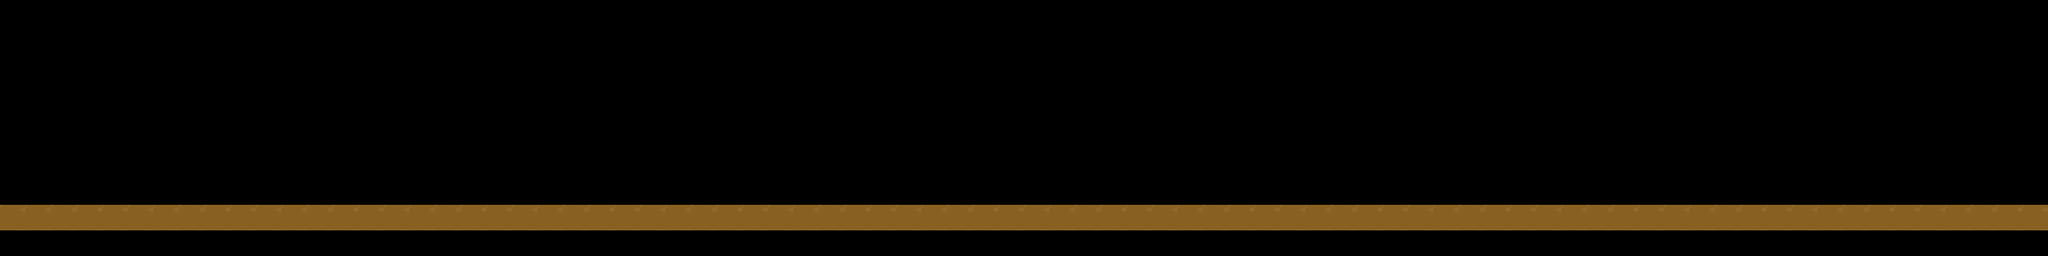

This is a level from a 2D game, rendered from its Tiled map with the project's own tilesets. A one-line summary and the complete map file follow:
An orthogonal 80x10 tile map with 32x32 px tiles, 1 tile layer (Tile Layer 1).

<map version="1.8" tiledversion="1.8.4" orientation="orthogonal" renderorder="right-down" width="80" height="10" tilewidth="32" tileheight="32" infinite="0" nextlayerid="2" nextobjectid="1">
 <tileset firstgid="1" source="grass.tsx" />
 <layer id="1" name="Tile Layer 1" width="80" height="10">
  <data encoding="csv">
0,0,0,0,0,0,0,0,0,0,0,0,0,0,0,0,0,0,0,0,0,0,0,0,0,0,0,0,0,0,0,0,0,0,0,0,0,0,0,0,0,0,0,0,0,0,0,0,0,0,0,0,0,0,0,0,0,0,0,0,0,0,0,0,0,0,0,0,0,0,0,0,0,0,0,0,0,0,0,0,
0,0,0,0,0,0,0,0,0,0,0,0,0,0,0,0,0,0,0,0,0,0,0,0,0,0,0,0,0,0,0,0,0,0,0,0,0,0,0,0,0,0,0,0,0,0,0,0,0,0,0,0,0,0,0,0,0,0,0,0,0,0,0,0,0,0,0,0,0,0,0,0,0,0,0,0,0,0,0,0,
0,0,0,0,0,0,0,0,0,0,0,0,0,0,0,0,0,0,0,0,0,0,0,0,0,0,0,0,0,0,0,0,0,0,0,0,0,0,0,0,0,0,0,0,0,0,0,0,0,0,0,0,0,0,0,0,0,0,0,0,0,0,0,0,0,0,0,0,0,0,0,0,0,0,0,0,0,0,0,0,
0,0,0,0,0,0,0,0,0,0,0,0,0,0,0,0,0,0,0,0,0,0,0,0,0,0,0,0,0,0,0,0,0,0,0,0,0,0,0,0,0,0,0,0,0,0,0,0,0,0,0,0,0,0,0,0,0,0,0,0,0,0,0,0,0,0,0,0,0,0,0,0,0,0,0,0,0,0,0,0,
0,0,0,0,0,0,0,0,0,0,0,0,0,0,0,0,0,0,0,0,0,0,0,0,0,0,0,0,0,0,0,0,0,0,0,0,0,0,0,0,0,0,0,0,0,0,0,0,0,0,0,0,0,0,0,0,0,0,0,0,0,0,0,0,0,0,0,0,0,0,0,0,0,0,0,0,0,0,0,0,
0,0,0,0,0,0,0,0,0,0,0,0,0,0,0,0,0,0,0,0,0,0,0,0,0,0,0,0,0,0,0,0,0,0,0,0,0,0,0,0,0,0,0,0,0,0,0,0,0,0,0,0,0,0,0,0,0,0,0,0,0,0,0,0,0,0,0,0,0,0,0,0,0,0,0,0,0,0,0,0,
0,0,0,0,0,0,0,0,0,0,0,0,0,0,0,0,0,0,0,0,0,0,0,0,0,0,0,0,0,0,0,0,0,0,0,0,0,0,0,0,0,0,0,0,0,0,0,0,0,0,0,0,0,0,0,0,0,0,0,0,0,0,0,0,0,0,0,0,0,0,0,0,0,0,0,0,0,0,0,0,
0,0,0,0,0,0,0,0,0,0,0,0,0,0,0,0,0,0,0,0,0,0,0,0,0,0,0,0,0,0,0,0,0,0,0,0,0,0,0,0,0,0,0,0,0,0,0,0,0,0,0,0,0,0,0,0,0,0,0,0,0,0,0,0,0,0,0,0,0,0,0,0,0,0,0,0,0,0,0,0,
408,408,408,408,408,408,408,408,408,408,408,408,408,408,408,408,408,408,408,408,408,408,408,408,408,408,408,408,408,408,408,408,408,408,408,408,408,408,408,408,408,408,408,408,408,408,408,408,408,408,408,408,408,408,408,408,408,408,408,408,408,408,408,408,408,408,408,408,408,408,408,408,408,408,408,408,408,408,408,408,
0,0,0,0,0,0,0,0,0,0,0,0,0,0,0,0,0,0,0,0,0,0,0,0,0,0,0,0,0,0,0,0,0,0,0,0,0,0,0,0,0,0,0,0,0,0,0,0,0,0,0,0,0,0,0,0,0,0,0,0,0,0,0,0,0,0,0,0,0,0,0,0,0,0,0,0,0,0,0,0
</data>
 </layer>
</map>
